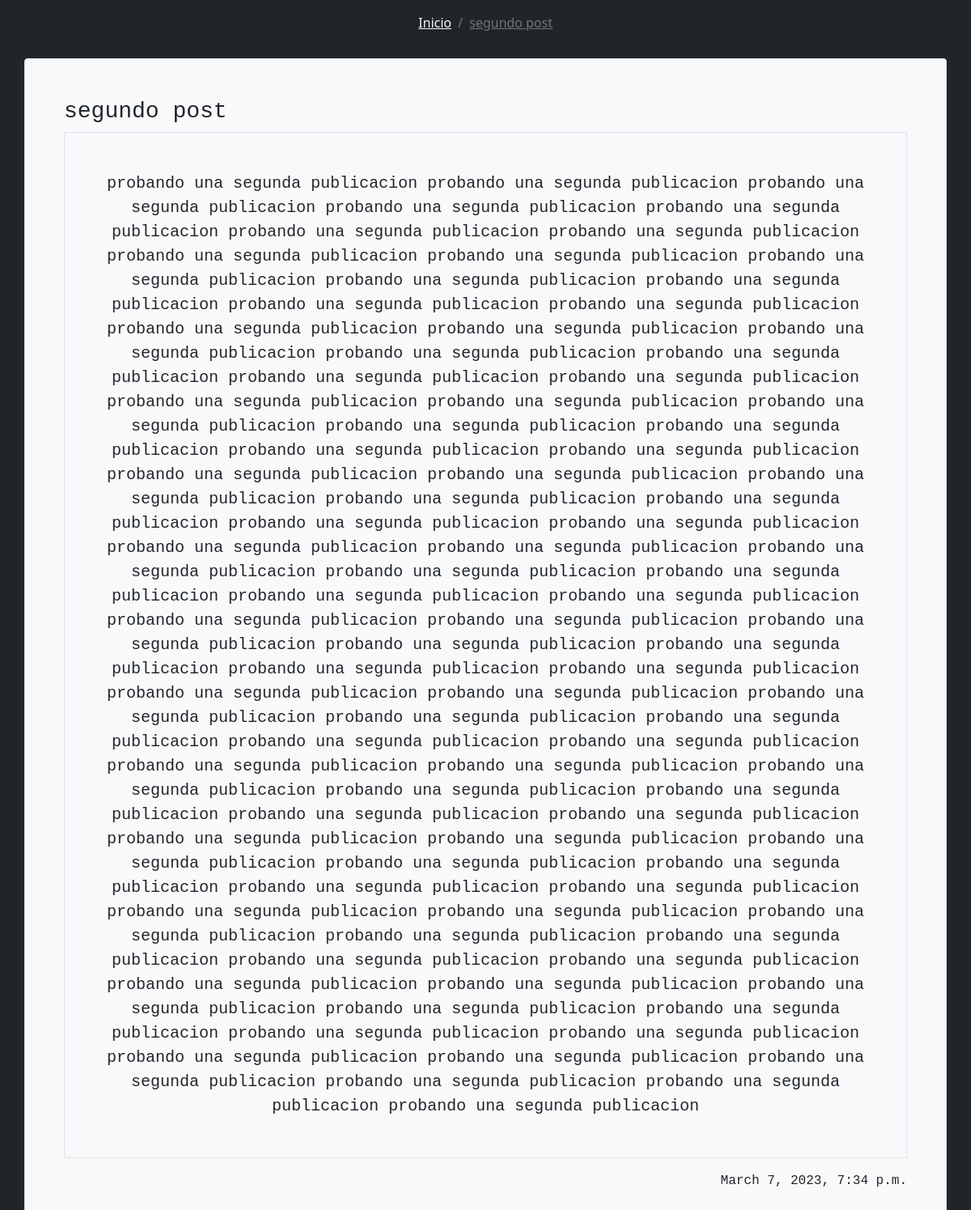
Page /2/ on the committed database.
### posts/models.py (models this page shows, shortened)
class Post(models.Model):
    title = models.CharField(max_length=100)
    slug = models.SlugField()
    created_on = models.DateTimeField(auto_now_add=True)
    content = models.TextField()

### posts/views.py (the view)
# urls.py: path('<int:post_id>/', views.post_detail, name='post_detail')
def post_detail(request, post_id):
    post = Post.objects.get(id=post_id)
    return render(request, 'post_detail.html', {'post':post})

### posts/templates/post_detail.html (shortened to what this page needs)
<!doctype html>
<html lang="en">
  <head>
    <link href="https://cdn.jsdelivr.net/npm/bootstrap@5.1.3/dist/css/bootstrap.min.css" rel="stylesheet">
  </head>
  <body class="bg-dark">
    <nav class="nav p-3 justify-content-center">
        <nav aria-label="breadcrumb ">
            <ol class="breadcrumb">
              <li class="breadcrumb-item"><a href="{% url 'index' %}" class="text-light">Inicio</a></li>
              <li class="breadcrumb-item"><a href="{% url 'index' %}" class="text-secondary">{{ post.title }}</a></li>
            </ol>
          </nav>
      </nav>
      <main class="container bg-light border rounded p-5 font-monospace">
        <h3 class="">{{ post.title }}</h3>
        <p class="border p-5 fs-5 text-center">{{ post.content }}</p>
        <p class="text-end ">{{ post.created_on }}</p>
      </main>
  </body>
</html>

### rows in the picture
Post: title "segundo post", content "probando una segunda publicacion probando una segunda publicacion probando una segunda publicacion probando una segunda publicacion probando una segunda publicacion probando una segunda publicacion probando una segunda publicacion probando una segunda publicacion probando una segunda publicacion probando una segunda publicacion probando una segunda publicacion probando una segunda publicacion probando una segunda publicacion probando una segunda publicacion probando una segunda publicacion probando una segunda publicacion probando una segunda publicacion probando una segunda publicacion probando una segunda publicacion probando una segunda publicacion probando una segunda publicacion…", created_on "March 7, 2023, 7:34 p.m."
